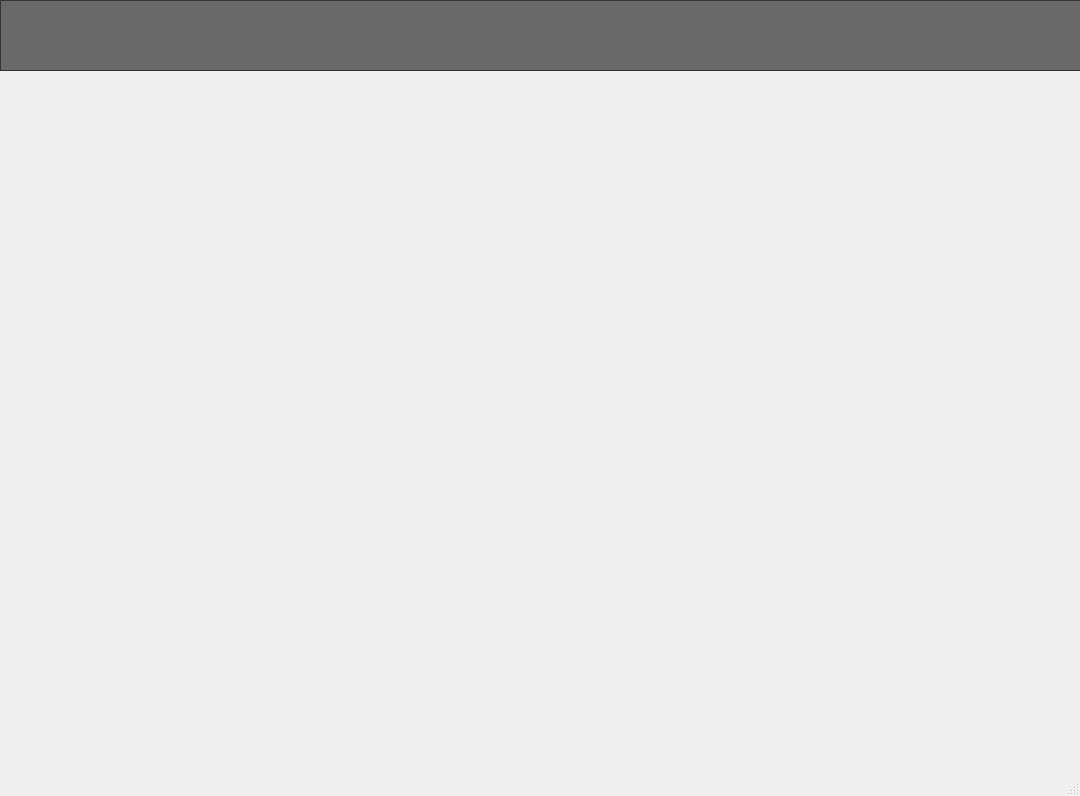
<?xml version="1.0" encoding="UTF-8"?>
<ui version="4.0">
 <class>MainWindow</class>
 <widget class="QMainWindow" name="MainWindow">
  <property name="geometry">
   <rect>
    <x>0</x>
    <y>0</y>
    <width>1080</width>
    <height>796</height>
   </rect>
  </property>
  <property name="windowTitle">
   <string>MainWindow</string>
  </property>
  <widget class="QWidget" name="centralwidget">
   <widget class="QFrame" name="menue">
    <property name="geometry">
     <rect>
      <x>0</x>
      <y>0</y>
      <width>1081</width>
      <height>71</height>
     </rect>
    </property>
    <property name="styleSheet">
     <string notr="true">background: rgba(15,15,15,0.6);</string>
    </property>
    <property name="frameShape">
     <enum>QFrame::Panel</enum>
    </property>
    <property name="frameShadow">
     <enum>QFrame::Raised</enum>
    </property>
   </widget>
   <widget class="QWidget" name="gridLayoutWidget">
    <property name="geometry">
     <rect>
      <x>0</x>
      <y>70</y>
      <width>1081</width>
      <height>701</height>
     </rect>
    </property>
    <layout class="QGridLayout" name="gridLayout"/>
   </widget>
  </widget>
  <widget class="QMenuBar" name="menubar">
   <property name="geometry">
    <rect>
     <x>0</x>
     <y>0</y>
     <width>1080</width>
     <height>21</height>
    </rect>
   </property>
  </widget>
  <widget class="QStatusBar" name="statusbar"/>
 </widget>
 <resources/>
 <connections/>
</ui>
